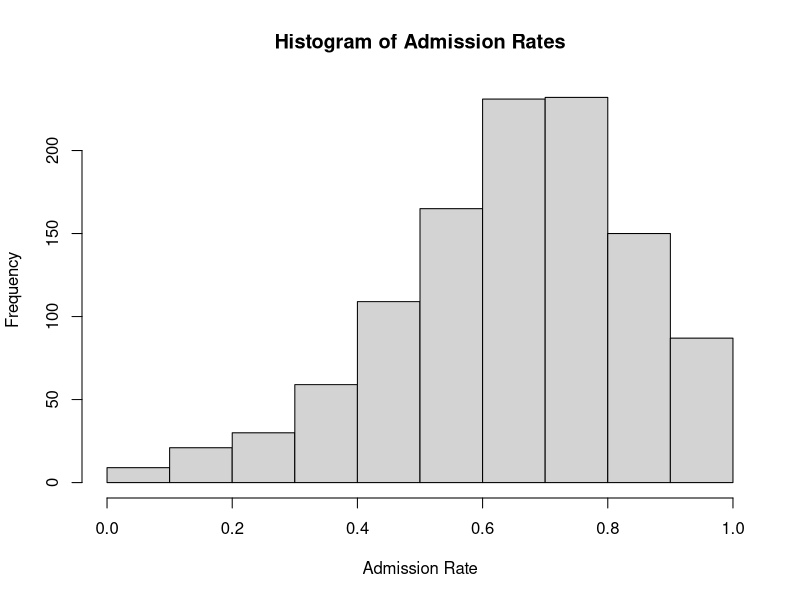
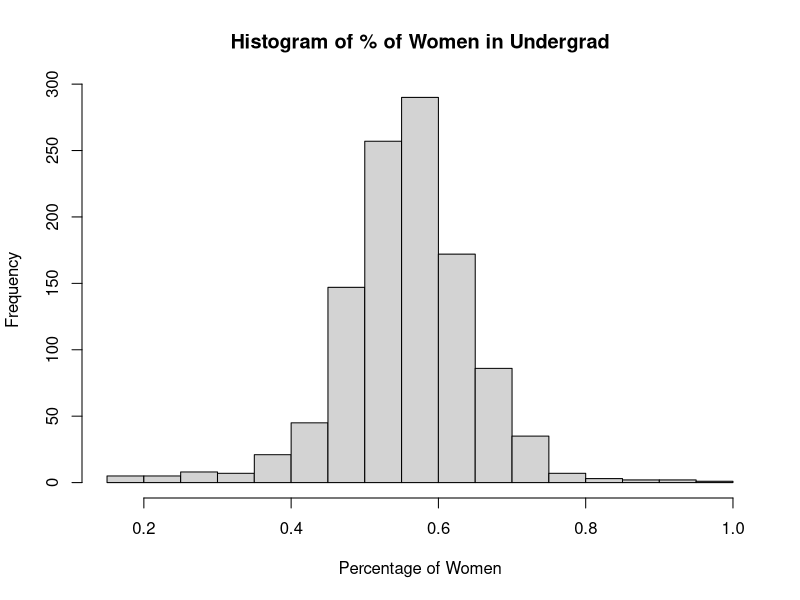
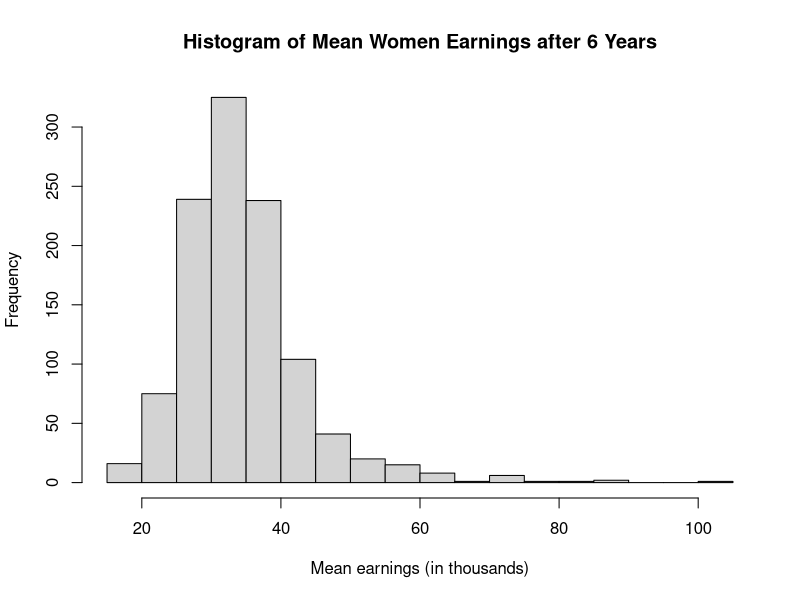
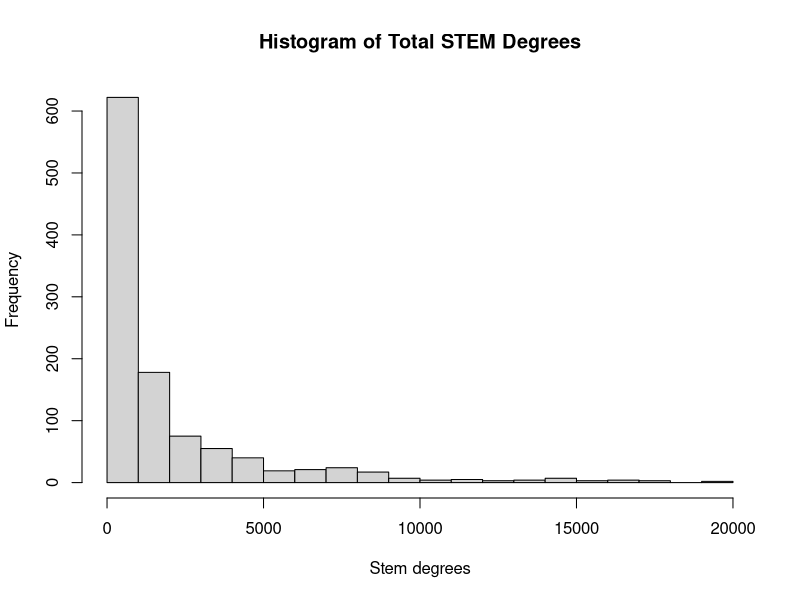
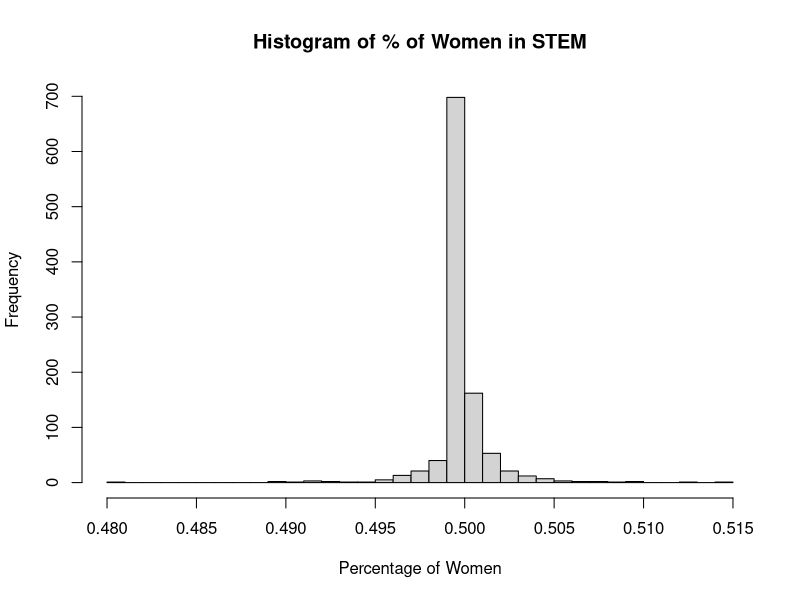
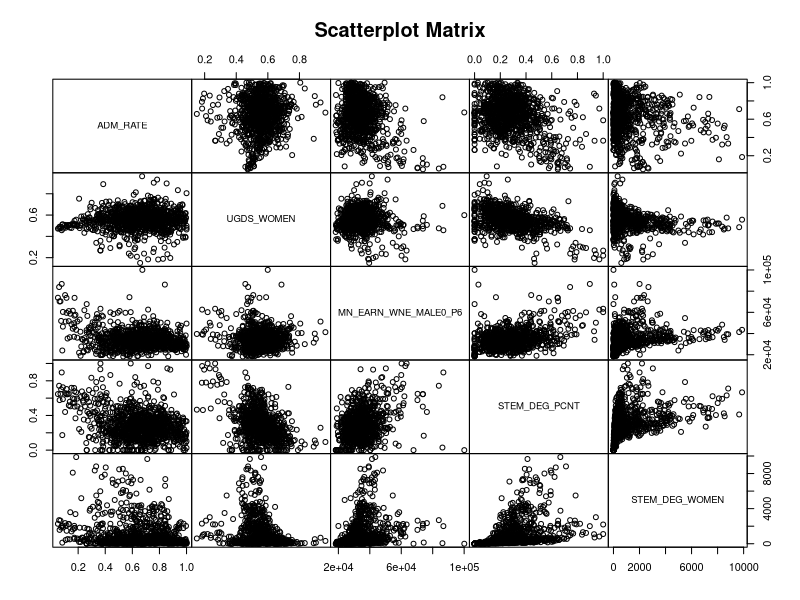

Source code (R) for these figures, in order:
# Exploratory Data Analysis (EDA)

# importing the data
female_full <- read.table('../../data/female-data-2014-15.csv', header=TRUE, sep=',')

# adding in an extra column for EDA: percentage of women getting stem degrees
female_full$STEM_DEG_PCNT_WOMEN = female_full$STEM_DEG_WOMEN / female_full$STEM_DEG_TOTAL

###################

# Quantitative Analysis
# Segmenting out some of the interesting quantitative attributes of our data

general <- female_full[c('ADM_RATE', 'SATMTMID', 'UGDS_WOMEN', 'MN_EARN_WNE_MALE0_P6', 'COUNT_WNE_MALE0_P6')]

deg_types <- female_full[c('PCIP26', 'PCIP29', 'PCIP41', 'PCIP27', 'PCIP14', 'PCIP15')]

deg_pcnts <- female_full[c('ENG_DEG_PCNT', 'MATH_DEG_PCNT', 'SCIENCE_DEG_PCNT', 'TECH_DEG_PCNT', 'STEM_DEG_PCNT', 'STEM_DEG_PCNT_WOMEN')]


# Min, Q1, Median, Mean, Q3, Max
summary_stats_general <- summary(general)
summary_stats_deg_types <- summary(deg_types)
summary_stats_deg_pcnts <- summary(deg_pcnts)

# Standard Deviations
standard_deviation_general <- data.frame(sapply(general, function(x) sd(x)))
standard_deviation_deg_types <- data.frame(sapply(deg_types, function(x) sd(x)))
standard_deviation_deg_pcnts <- data.frame(sapply(deg_pcnts, function(x) sd(x)))

# Range
range_general <- data.frame(t(data.frame(sapply(general, function(x) range(x)))))
range_deg_types <- data.frame(t(data.frame(sapply(deg_types, function(x) range(x)))))
range_deg_pcnts <- data.frame(t(data.frame(sapply(deg_pcnts, function(x) range(x)))))

names(range_general) = c("min","max")
range_general$range = range_general$max - range_general$min
names(range_deg_types) = c("min","max")
range_deg_types$range = range_deg_types$max - range_deg_types$min
names(range_deg_pcnts) = c("min","max")
range_deg_pcnts$range = range_deg_pcnts$max - range_deg_pcnts$min

sd_range_general <- cbind(standard_deviation_general, range_general$range)
names(sd_range_general) = c('SD', 'Range')
sd_range_deg_types <- cbind(standard_deviation_deg_types, range_deg_types$range)
names(sd_range_deg_types) = c('SD', 'Range')
sd_range_deg_pcnts <- cbind(standard_deviation_deg_pcnts, range_deg_pcnts$range)
names(sd_range_deg_pcnts) = c('SD', 'Range')

# Visualizations

## Admission rate
png('../../images/hist-adm-rate.png')
hist(female_full$ADM_RATE, xlab='Admission Rate', main='Histogram of Admission Rates')
dev.off()

## Percentage of female undergrads
png('../../images/hist-ugds-women.png')
hist(female_full$UGDS_WOMEN, xlab='Percentage of Women', main='Histogram of % of Women in Undergrad')
dev.off()

## Mean earnings of women after 6 years
png('../../images/hist-mn-earn.png')
hist((female_full$MN_EARN_WNE_MALE0_P6)/1000, xlab='Mean earnings (in thousands)', main='Histogram of Mean Women Earnings after 6 Years')
dev.off()

## Stem degree total
png('../../images/hist-stem-deg-total.png')
hist(female_full$STEM_DEG_TOTAL, breaks=20, xlab='Stem degrees', main='Histogram of Total STEM Degrees')
dev.off()

## Stem degree percent women
newdata <- female_full[which(female_full$STEM_DEG_PCNT_WOMEN != 0
                             & female_full$WOMENONLY == 0), ]
png('../../images/hist-stem-pcnt-women.png')
hist(newdata$STEM_DEG_PCNT_WOMEN, breaks=25, xlab='Percentage of Women', main='Histogram of % of Women in STEM')
dev.off()

# Correlation Matrix
# For our correlation matrix, we chose a few variables which we think will have interesting correlations to study
cor_data <- female_full[c('ADM_RATE', 'UGDS_WOMEN', 'MN_EARN_WNE_MALE0_P6', 'STEM_DEG_PCNT', 'STEM_DEG_WOMEN')]
cor_matrix <- cor(cor_data)

#Scatterplot Matrix
png('../../images/scatterplot-matrix.png')
scatterplot_matrix <- pairs(cor_data, gap=0, main='Scatterplot Matrix')
dev.off()

#Save Data
sink('../../data/summary-stats.txt')
summary_stats_general
summary_stats_deg_types
summary_stats_deg_pcnts
sd_range_general
sd_range_deg_types
sd_range_deg_pcnts
sink()

sink('../../data/correlation-matrix.txt')
cor_matrix
sink()

save(summary_stats_general, summary_stats_deg_types, summary_stats_deg_pcnts, sd_range_general,
     sd_range_deg_types, sd_range_deg_pcnts, cor_matrix, file='../../data/eda-output.RData')

